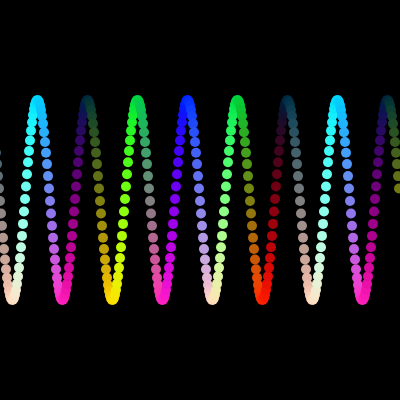
Frame 1 (no input)
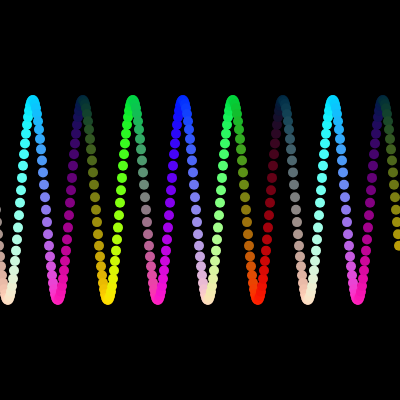
Frame 60 (no input)
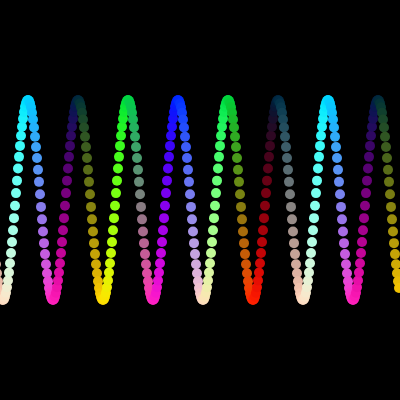
Frame 120 (the mouse pressed at the canvas centre since frame 60)

The p5.js sketch that drew these frames (run headless with seeded random() and noise() and a simulated clock; from frame 60 on, the mouse is pressed at the canvas centre):

// p5.js sketch
// ── sketch.js
function setup() {
  createCanvas(400, 400);
  noStroke()
}

function draw() {
  background(0);
  for (let i = -25; i < 400; i += 1){ //i++ = increase by 1; adds circles vs moving circles in circle() 
    let modifiedI = map(i,0,50,0,TWO_PI*1)+frameCount/100; 
    fill(map(sin(modifiedI),-1,1,0,255),
         map(sin(modifiedI/2),-1,1,0,255),
         map(sin(modifiedI/3),-1,1,0,255));
    circle(i, 200+100*sin(modifiedI), 10);
  }
}
//mouseX/50
